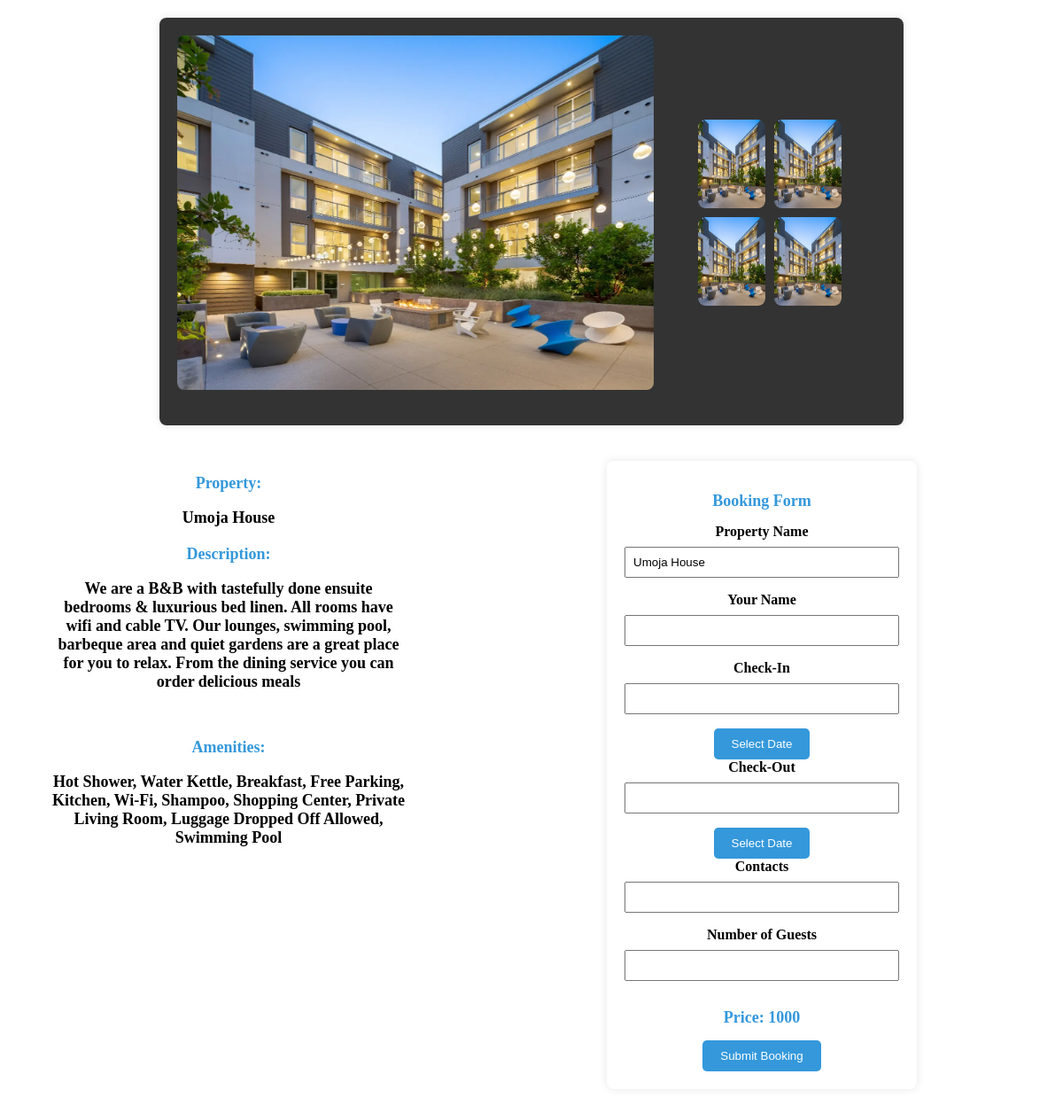
/booking/, run on an earlier commit of the app's database.
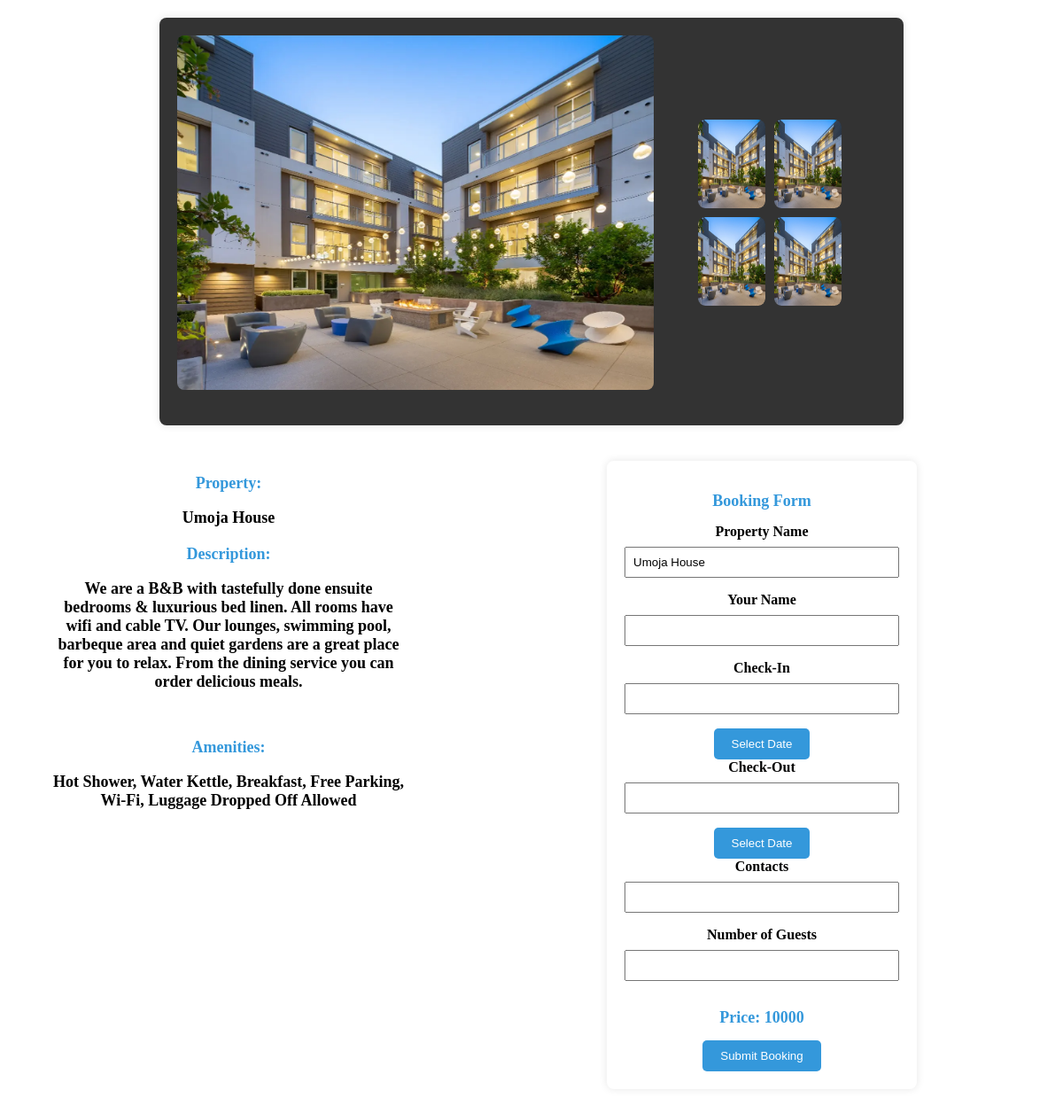
And on a later commit of the database.
### tables this page shows
CREATE TABLE properties (
                id INTEGER PRIMARY KEY AUTOINCREMENT,
                name TEXT NOT NULL,
                image BLOB NOT NULL,
                description TEXT NOT NULL,
                thumbnail BLOB NOT NULL,
                interiorimg1 BLOB NOT NULL,
                interiorimg2 BLOB NOT NULL,
                interiorimg3 BLOB NOT NULL,
                interiorimg4 BLOB NOT NULL,
                Price INTEGER NOT NULL,
                Amenities TEXT NOT NULL,
                admin_id INTEGER NOT NULL,
                property_type TEXT NOT NULL,
                FOREIGN KEY (admin_id) REFERENCES admins (id)
            );

### app.py (the view)
@app.route('/booking/', defaults={'property_id': None})
@app.route('/booking/<int:property_id>')
def booking(property_id):
    try:
        with sqlite3.connect('users.db') as connection:
            cursor = connection.cursor()
            if property_id is None:
                cursor.execute("SELECT id FROM properties ORDER BY RANDOM() LIMIT 1")
                property_id = cursor.fetchone()[0]
            cursor.execute("SELECT * FROM properties WHERE id=?", (property_id,))
            property_data = cursor.fetchone()
        if property_data:
            return render_template('booking_details.html', property_data=property_data)
        else:
            return render_template('error.html', error='Property not found')
    except Exception as e:
        print(f"Error fetching property information: {e}")
        return render_template('error.html', error=str(e))

### templates/booking_details.html (shortened to what this page needs)
<!DOCTYPE html>
<html lang="en">
<head>
   <link rel="stylesheet" href="https://cdnjs.cloudflare.com/ajax/libs/pikaday/1.8.2/css/pikaday.css" />
<link rel="stylesheet" href="https://cdn.jsdelivr.net/npm/sweetalert2@11/dist/sweetalert2.min.css">
</head>
<body>
    <div class="booking-details-container">
        <img src="/{{ property_data[2] }}" alt="{{ property_data[0] }}" class="property-image">
        <div class="additional-images-container">
            <div class="additional-image">
                <img src="/{{ property_data[5] }}" alt="{{ property_data[0] }}">
            </div>
            <div class="additional-image">
                <img src="/{{ property_data[6] }}" alt="{{ property_data[0] }}">
            </div>
            <div class="additional-image">
                <img src="/{{ property_data[7] }}" alt="{{ property_data[0] }}">
            </div>
            <div class="additional-image">
                <img src="/{{ property_data[8] }}" alt="{{ property_data[0] }}">
            </div>
        </div>
        </div>
        <div class="container">
        <div class="booking-details-container1">
            <h2>Property: <p>{{ property_data[1] }}</p></h2>
            <h2>Description: <p>{{ property_data[3] }}</p></h2><br>
            <h2>Amenities: <p>{{ property_data[10] }}</p></h2>
        </div>
        <div class="booking-details-container2">
            <h2>Booking Form</h2>
            <form action="/submit_booking" method="post">
                <label for="property_name">Property Name</label>
                <input type="text" id="property_name" name="property_name" value="{{ property_data[1] }}" readonly>
                <label for="guest_name">Your Name</label>
                <input type="text" id="guest_name" name="guest_name" required>
                <label for="check_in">Check-In</label>
                <input type="text" id="check_in" name="check_in" readonly>
                <button type="button" onclick="openCalendar('check_in')">Select Date</button>
                <label for="check_out">Check-Out</label>
                <input type="text" id="check_out" name="check_out" readonly>
                <button type="button" onclick="openCalendar('check_out')">Select Date</button>
                <label for="contacts">Contacts</label>
                <input type="text" id="contacts" name="contacts" required>
                <label for="guests">Number of Guests</label>
                <input type="number" id="guests" name="guests" required>
                <div id="price-section">
                    <h2>Price: <span id="calculated-price">{{ property_data[9] }}</span></h2>
                </div>
                <button type="button" onclick="showPopupForm()">Submit Booking</button>
                            </form>
        </div>
        </div>
</body>
</html>

### templates/booking_details.html (style rules this page uses)
.booking-details-container { max-width: 800px; margin: 20px auto; background-color: #333; padding: 20px; border-radius: 8px; box-shadow: 0 0 10px rgba(0, 0, 0, 0.1); text-align: center; display: flex; align-items: center; }
.booking-details-container1 { max-width: 400px; background-color: white; padding: 20px; border-radius: 8px; box-shadow: 0 0 10px rgba(0, 0, 0, 0.0); text-align: center; align-self: start; margin-left: 0; }
.booking-details-container2 { max-width: 400px; background-color: white; padding: 20px; border-radius: 8px; box-shadow: 0 0 10px rgba(0, 0, 0, 0.0); text-align: center; margin-left: auto; }
.property-image { width: 100%; height: 400px; border-radius: 8px; margin-bottom: 20px; display: block; margin-left: auto; margin-right: auto; }
.additional-images-container { display: grid; grid-template-rows: repeat(2, 1fr); grid-template-columns: repeat(2, 1fr); gap: 10px; margin-bottom: 20px; margin-left: 50px; margin-right: 50px; }
.additional-image { width: 100%; border-radius: 8px; overflow: hidden; }
.additional-image img { width: 100%; height: 100px; border-radius: 8px; display: flex; margin: 0 auto; }
h2 { color: #3498db; font-size: large; }
p { color: black; margin-bottom: 20px; }
.container { display: flex; }
.booking-details-container1, .booking-details-container2 { max-width: 400px; background-color: white; padding: 20px; border-radius: 8px; box-shadow: 0 0 10px rgba(0, 0, 0, 0.0); text-align: center; margin: 0 50px; }
.booking-details-container1 { align-self: start; margin-left: 30px; }
.booking-details-container2 { margin-left: auto; }
.booking-details-container2 { max-width: 400px; margin: 20px auto; background-color: #fff; padding: 20px; border-radius: 8px; box-shadow: 0 0 10px rgba(0, 0, 0, 0.1); }
label { display: block; margin-bottom: 8px; font-weight: bold; }
input { width: 100%; padding: 8px; margin-bottom: 16px; box-sizing: border-box; }
button { background-color: #3498db; color: #fff; padding: 10px 20px; border: none; border-radius: 5px; cursor: pointer; }

What changed in the data, as far as the page shows it:
changed properties "Umoja House": description "…you can order delicious meals" → "…you can order delicious meals."; Amenities "Hot Shower, Water Kettle, Breakfast, Free Parking, Kitchen, Wi-Fi, Shampoo, Shopping Center, Private Living Room, Luggage Dropped Off Allowed, Swimming Pool" → "Hot Shower, Water Kettle, Breakfast, Free Parking, Wi-Fi, Luggage Dropped Off Allowed"; Price "1000" → "10000"
